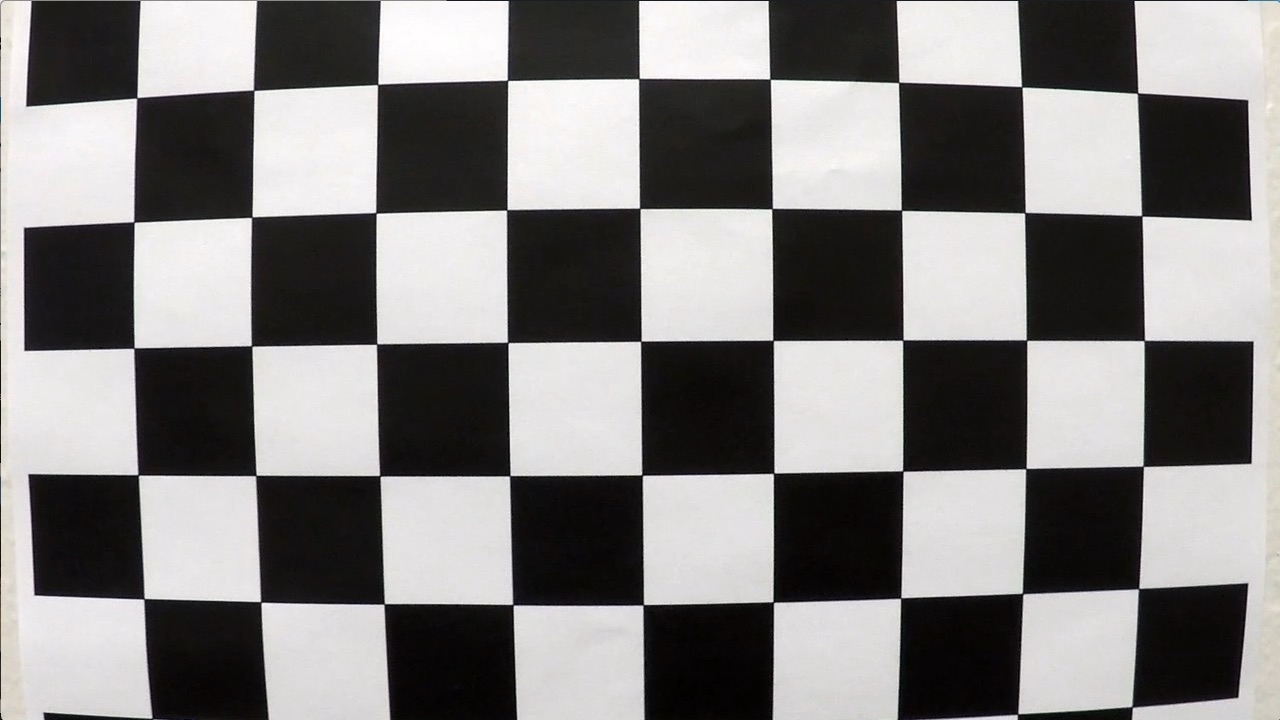
#> input picture camera_cal/calibration1.jpg, 1280 x 720 px; its folder holds 5 pictures in this run
$ python SS.py   (older library calls are emulated)
#> lines starting #> are read from the running program, lines starting #| are printed output that depends on the picture; after the words box and inside, x2 and y2 are one past the last pixel; in counts of white or black regions, pixels touching at a corner belong together

# coding: utf-8

# # Advanced lane finding project

# ## The goals / steps of this project are the following:
#
# * Compute the camera calibration matrix and distortion coefficients given a set of chessboard images.
# * Apply a distortion correction to raw images.
# * Use color transforms, gradients, etc., to create a thresholded binary image.
# * Apply a perspective transform to rectify binary image ("birds-eye view").
# * Detect lane pixels and fit to find the lane boundary.
# * Determine the curvature of the lane and vehicle position with respect to center.
# * Warp the detected lane boundaries back onto the original image.
# * Output visual display of the lane boundaries and numerical estimation of lane curvature and vehicle position.

# # Note
# I have two different pipeline :
# ### Method 1:
# * Compute the camera calibration matrix and distortion coefficients given a set of chessboard images.
# * Apply a distortion correction to raw images.
# * ** Apply a perspective transform to raw images ("birds-eye view").**
# * ** Use color transforms, gradients, etc., to create a thresholded binary image from bird-eye view.**
# * Detect lane pixels and fit to find the lane boundary.
# * Determine the curvature of the lane and vehicle position with respect to center.
# * Warp the detected lane boundaries back onto the original image.
# * Output visual display of the lane boundaries and numerical estimation of lane curvature and vehicle position.
#
# ### Method 2:
# * Compute the camera calibration matrix and distortion coefficients given a set of chessboard images.
# * Apply a distortion correction to raw images.
# * **Use color transforms, gradients, etc., to create a thresholded binary image.**
# * **Apply a perspective transform to rectify binary image ("birds-eye view").**
# * Detect lane pixels and fit to find the lane boundary.
# * Determine the curvature of the lane and vehicle position with respect to center.
# * Warp the detected lane boundaries back onto the original image.
# * Output visual display of the lane boundaries and numerical estimation of lane curvature and vehicle position.
#
# The wwrite up is accoring to method 1. Method 2 was implemented by just changing the varible names.
#
# I am getting pretty good result with the method 1, just tried method 2 as it was bugging. Surprisingly result is a bit better.
#
# Method 1 video name is VideoMethod1.mp4
#
# Method 2 video name is VideoMethod2.mp4

# ## Camera Calibration
# The goal here is to find the coefficients for camera calibration. We need these becauase we always do not get the original image as seen by us. Due to curvature of the camera lense there is some distortion in the image. We thus here take chessboard images from the same camera and try to find the parameters related for camera calibration. We take chessboard here because it is easy to visualize. Also since once we have these parameters we don't have to calculate them again for every image because we are using same camera throughout the video.
#
# Moreover it is very much easier to visualize the undistorted chessboard image
#
# I am here assuming that chessboard is fixed in (x,y) plane at z = 0. Therefore I have taken out chessboard corners in the real world and named then as "objpoints". The chessboard points in the distorted image is names as "imgpoints".

# In[1]:


import numpy as np
import cv2
import glob
import matplotlib.pyplot as plt

#get_ipython().run_line_magic('matplotlib', 'qt')
#get_ipython().run_line_magic('matplotlib', 'inline')
from mpl_toolkits.axes_grid1 import ImageGrid


# preparing the object points, like (0,0,0), (1,0,0), (2,0,0) ....,(8,5,0)
objp = np.zeros((6*9,3), np.float32)
objp[:,:2] = np.mgrid[0:9, 0:6].T.reshape(-1,2)

# Arrays to store object points and image points from all the images.
objpoints = [] # 3d points in real world space
imgpoints = [] # 2d points in image plane.

# List of calibration images
images = glob.glob('camera_cal/calibration*.jpg')

i = 0
#fig = plt.figure(1, (30, 30))
'''grid = ImageGrid(fig, 111,  # similar to subplot(111)
                 nrows_ncols=(6, 3),  # creates 6x3 grid of axes
                 axes_pad=0.2,  # pad between axes in inch.
                 )'''


print("Total images :" , len(images))
# Step through the list and search for chessboard corners
for idx, fname in enumerate(images):
    img = cv2.imread(fname)
#> img is the input picture: shape (720, 1280, 3); mean B, G, R 127.8, 128.4, 130.1
    gray = cv2.cvtColor(img, cv2.COLOR_BGR2GRAY)

    # Find the chessboard corners
    ret, corners = cv2.findChessboardCorners(gray, (9,6), None)
#> ret = False; corners = None
    # If found, add object points, image points
    if ret == True:
        objpoints.append(objp)
        imgpoints.append(corners)
        # Draw and display the corners
        cv2.drawChessboardCorners(img, (9,6), corners, ret)
        i = i +1
plt.show()

print("Done")


# Now I have objpoints and imgpoints needed for camera calibration. I can thus calculate distortion coefficients, and test undistortion on an image!

# In[2]:


import pickle
#get_ipython().run_line_magic('matplotlib', 'inline')

# Undistortion on an image
img = cv2.imread('camera_cal/test_image.jpg')
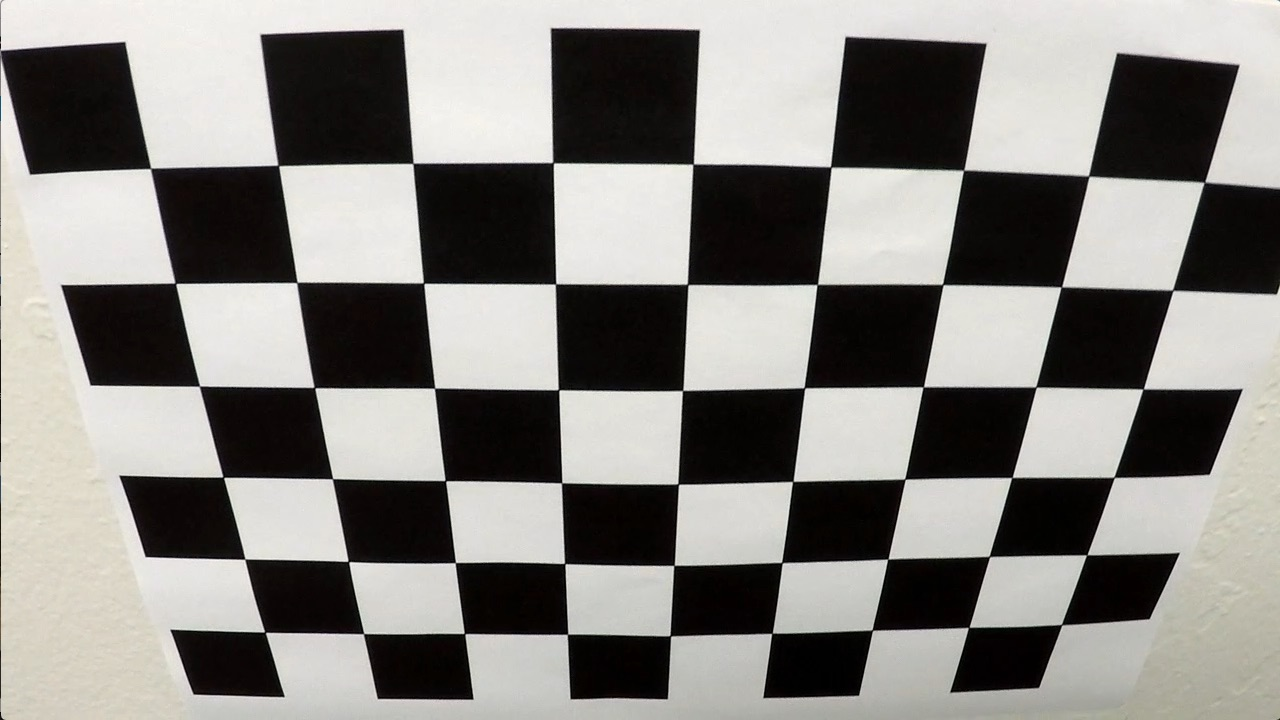
#> input picture camera_cal/test_image.jpg, 1280 x 720 px
#> img is the input picture: shape (720, 1280, 3); mean B, G, R 128.5, 132.4, 134.4
img_size = (img.shape[1], img.shape[0])

# Do camera calibration given object points and image points
ret, mtx, dist, rvecs, tvecs = cv2.calibrateCamera(objpoints, imgpoints, img_size,None,None)


dst = cv2.undistort(img, mtx, dist, None, mtx)
cv2.imwrite('camera_cal/test_undist11.jpg',dst)

# Save the camera calibration result for later use (we won't worry about rvecs / tvecs)
dist_pickle = {}
dist_pickle["mtx"] = mtx
dist_pickle["dist"] = dist
pickle.dump( dist_pickle, open( "camera_cal/wide_dist_pickle.p", "wb" ) )
#dst = cv2.cvtColor(dst, cv2.COLOR_BGR2RGB)
# Visualize undistortion
'''f, (ax1, ax2) = plt.subplots(1, 2, figsize=(20,10))
ax1.imshow(img)
ax1.set_title('Original Image', fontsize=30)
ax2.imshow(dst)
ax2.set_title('Undistorted Image', fontsize=30)'''


# ### The image was distorted successfully

# ## Perspective transform
#
# Why are we using perspective transform? The reason behid using the perspective transform is that when we see the lane lines from the normal camera view we see them converging like a triangle, whereas they are actually not converging. Also by using bird-eye-view of the same image helps us get the better visualization of the line in terms of turns etc. So here I am performing the perspective transfrom to bird-eye-view or the top-view of the lane lines.
#
# I have two main functions defined in the bloack below.
#
# The **get_src_destination_points_perspective_transform** has 3 sets of src and destination points. Why 3 sets ? Isn't one enough? One is sufficient but during the project I tried various set so I have put them in a function to testing which gives better results.
#
# The **corners_unwarp** function is used to undistort the image and give a top-view of the image. For this it takes various parameters as input like camera matrix(calculated using chessboard images), souce and destination points , and distortion coefficients etc.

# In[3]:


#import pickle
#import cv2
#import numpy as np
#import matplotlib.pyplot as plt
#import matplotlib.image as mpimg

def get_src_destination_points_perspective_transform(index):
    if index == 1 :
        #set 1
        offset=10
        src_bottom_left = [260,680]
        src_bottom_right = [1040,680]
        src_top_left = [581,460]
        src_top_right = [700,460]

        destination_bottom_left = [100,700]
        destination_bottom_right = [1000,700]
        destination_top_left = [100,50]
        destination_top_right = [1000,50]

        src = np.float32([[src_top_left,src_top_right,src_bottom_right,src_bottom_left]])
        dst_points = np.float32([[destination_top_left,destination_top_right,destination_bottom_right,destination_bottom_left]])
    elif index == 2 :
        #set 2
        src = np.float32([[(200, 720), (570, 470), (720, 470), (1130, 720)]])
        dst_points = np.float32([[(350, 720), (350, 0), (980, 0), (980, 720)]])

    elif index == 3 :
        #set 3
        offset_x = 400 # offset for dst points
        offset_y = 50

        src = np.float32([[610,440], [670, 440], [1040, 680], [260, 680]])
        dst_points = np.float32([[offset_x, offset_y], [img_size[0]-offset_x, offset_y],
                                    [img_size[0]-offset_x, img_size[1]-offset_y],
                                   [offset_x, img_size[1]-offset_y]])
    else :
        src = np.float32([[(200, 720), (570, 470), (720, 470), (1130, 720)]])
        dst_points = np.float32([[(350, 720), (350, 0), (980, 0), (980, 720)]])
    return src, dst_points

def carmera_parameters():
    # Read in the saved camera matrix and distortion coefficients
    # These are the arrays calculated using cv2.calibrateCamera()
    dist_pickle = pickle.load( open( "camera_cal/wide_dist_pickle.p", "rb" ) )
    mtx = dist_pickle["mtx"]
    dist = dist_pickle["dist"]
    return mtx,dist

def corners_unwarp(img, src, dst_points, print_statements=False):

    mtx,dist_coeff = carmera_parameters()

    #Undistort using mtx and dist.
    undis = cv2.undistort(img, mtx, dist, None, mtx)

    if print_statements == True :
        print('Calibration matrix :' , mtx)
        print('Image shape : ',img.shape)

    M = cv2.getPerspectiveTransform(src, dst_points)
    warped = cv2.warpPerspective(undis, M, (img.shape[1],img.shape[0]), flags=cv2.INTER_LINEAR)

    dist_pickle = {}
    dist_pickle["mtx"] = mtx
    dist_pickle["dist"] = dist
    dist_pickle["M"] = M
    pickle.dump( dist_pickle, open( "camera_cal/wide_dist_pickle.p", "wb" ) )

    return warped, M, undis
print('Done')


# In[4]:


# [111 lines left out: functions print_undistorted_and_warped_images, print_4_images, print_2_images, print_bgr_color_images, print_hls_color_images, print_hsv_color_images, not called in this run]


# ## Threshold functions for sobel
#
# Defining various sobel threshold functions. These are visualized later to help in choosing the bast combination for lane lines detection.

# In[8]:


def abs_sobel_thresh(image, orient='x', sobel_kernel=3, thresh=(0, 255)):
    # Steps fro abs sobel
    # 1) Converting to grayscale
    image = cv2.cvtColor(image,cv2.COLOR_BGR2GRAY)
    thresh_min = thresh[0]
    thresh_max = thresh[1]
    # 2) Taking the derivative in x or y given orient = 'x' or 'y'
    if orient == 'x' :
        sobelx = cv2.Sobel(image, cv2.CV_64F, 1, 0)
    else :
        sobely = cv2.Sobel(image, cv2.CV_64F, 0, 1)
    # 3) Taking the absolute value of the derivative or gradient
    if orient == 'x' :
        absSobel = abs(sobelx)
    else :
        absSobel = abs(sobely)
    # 4) Scaling to 8-bit (0 - 255) then convert to type = np.uint8
    scaled_sobel = np.uint8(255*absSobel/(np.max(absSobel)))
    # 5) Create a mask of 1's where the scaled gradient magnitude
    masked_output = np.zeros_like(scaled_sobel)
    masked_output [(scaled_sobel >= thresh_min) & (scaled_sobel <= thresh_max)] = 1
    binary_output = np.copy(masked_output)
    return binary_output

def mag_thresh(image, sobel_kernel=3, mag_thresh=(0, 255)):
    # 1) Converting to grayscale
    gray = cv2.cvtColor(image,cv2.COLOR_BGR2GRAY)
    # 2) Taking the gradient in x and y separately
    sobelx = cv2.Sobel(gray, cv2.CV_64F, 1, 0)
    sobely = cv2.Sobel(gray, cv2.CV_64F, 0, 1)
    # 3) Calculating the magnitude
    mag = np.sqrt(sobelx*sobelx+sobely*sobely)
    # 4) Scaling to 8-bit (0 - 255) and convert to type = np.uint8
    scaled_sobel = np.uint8(255*mag/(np.max(mag)))
    # 5) Creating a binary mask where mag thresholds are met
    masked_sobel = np.zeros_like(scaled_sobel)
    masked_sobel[ (scaled_sobel>=mag_thresh[0]) & (scaled_sobel<= mag_thresh[1]) ] = 1
    binary_output = np.copy(masked_sobel)
    return binary_output

def dir_threshold(image, sobel_kernel=3, thresh=(0, np.pi/2)):
    # 1) Converting to grayscale
    gray = cv2.cvtColor(image,cv2.COLOR_BGR2GRAY)
    # 2) Taking the gradient in x and y separately
    sobelx = cv2.Sobel(gray, cv2.CV_64F, 1, 0, ksize=sobel_kernel)
    sobely = cv2.Sobel(gray, cv2.CV_64F, 0, 1, ksize=sobel_kernel)
    # 3) Taking the absolute value of the x and y gradients
    abs_sobelx = np.absolute(sobelx)
    abs_sobely = np.absolute(sobely)
    # 4) Using np.arctan2(abs_sobely, abs_sobelx) to calculate the direction of the gradient
    direction_gradient = np.arctan2(abs_sobely,abs_sobelx)
    # 5) Creating a binary mask where direction thresholds are met
    masked_sobel = np.zeros_like(direction_gradient)
    masked_sobel[ (direction_gradient >= thresh[0]) & (direction_gradient <= thresh[1]) ] = 1
    # 6) Return this mask as masked_sobel image
    return masked_sobel


# ## Threshold for color spaces
# After visualizing the color channel results, I have taken decided to use red binary, green binary and s binary from HLS color space.

# In[9]:


# [19 lines left out: functions red_threshold, green_threshold, hls_s_threshold, not called in this run]


# ## Process the image - test block (Can be ignored as used for testing purposes)
#
# This block is the testing block to check the pipeline process to get a good binary image after appling sobel and color binaries.

# In[10]:


nx = 9
ny = 6
img = cv2.imread('test_images/test4.jpg')
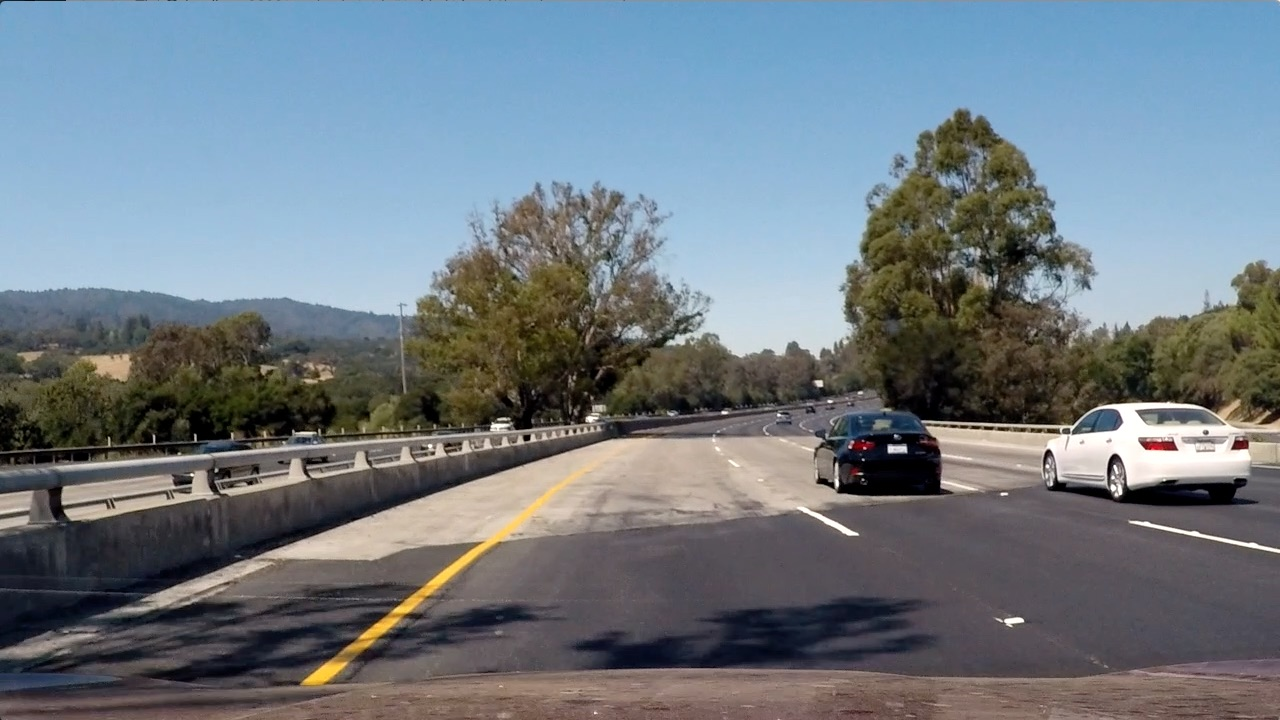
#> input picture test_images/test4.jpg, 1280 x 720 px
#> img is the input picture: shape (720, 1280, 3); mean B, G, R 130.9, 122.7, 112.2
ksize = 3
bird_eye_view_image = []
def process_the_image(img):
    #img = cv2.cvtColor(img,cv2.COLOR_BGR2RGB)
    src, dst_points = get_src_destination_points_perspective_transform(index=1)

    mtx,dist_coeff = carmera_parameters()
    top_down, perspective_M, undist = corners_unwarp(img, src, dst_points, print_statements=False)

    #print_undistorted_and_warped_images(cv2.cvtColor(img,cv2.COLOR_BGR2RGB),cv2.cvtColor(top_down,cv2.COLOR_BGR2RGB))
    #print_2_images(cv2.cvtColor(img,cv2.COLOR_BGR2RGB),cv2.cvtColor(top_down,cv2.COLOR_BGR2RGB), 'Original Image', 'Undistorted and Warped Image')
    cv2.imwrite('test_images/bird_eye_test5.jpg',top_down)

    bird_eye_view_image = np.copy(top_down)

    #print_bgr_color_images(bird_eye_view_image)
    #print_hls_color_images(bird_eye_view_image)
    #print_hsv_color_images(bird_eye_view_image)

    gradx = abs_sobel_thresh(bird_eye_view_image, orient='x', sobel_kernel=ksize, thresh=(20, 100))
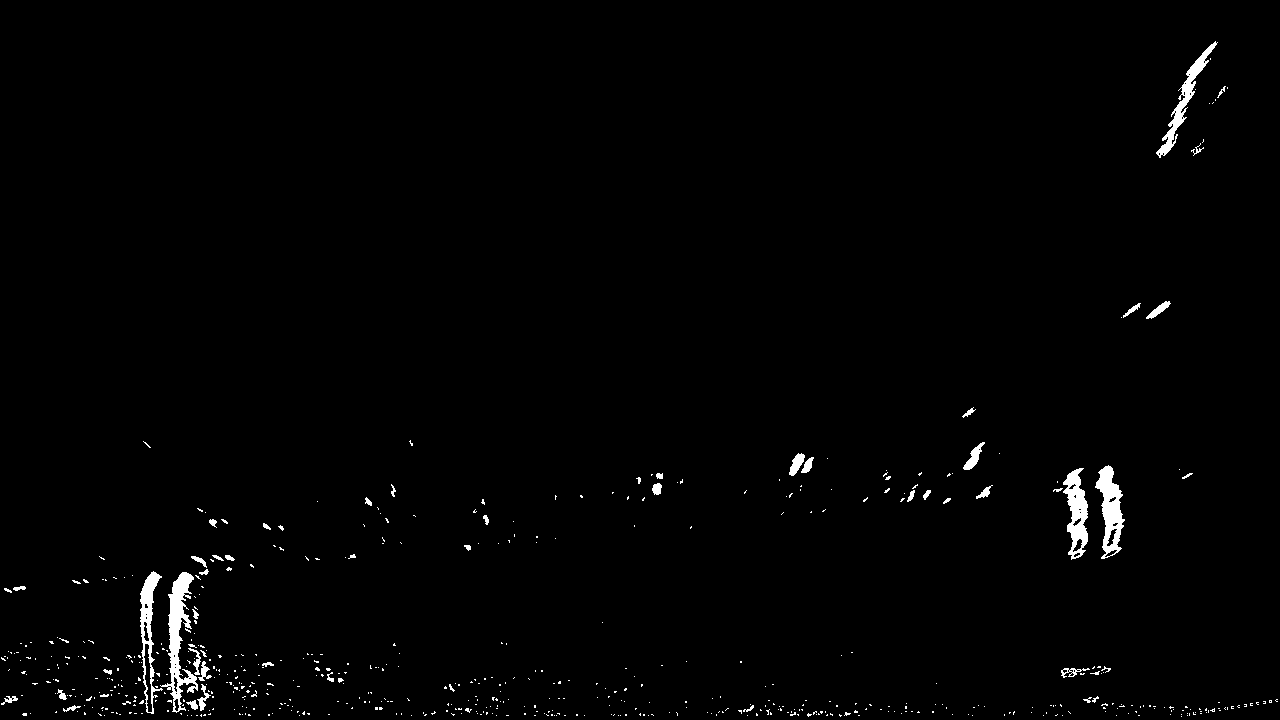
#> gradx: shape (720, 1280); values 0 (black) and 1 (white), 1.3% white; 620 white regions (566 under 20 px), largest, box (x1, y1, x2, y2) and area: (160, 572, 198, 713) 1825, (1095, 465, 1125, 559) 1392, (1063, 468, 1088, 560) 1263
    grady = abs_sobel_thresh(bird_eye_view_image, orient='y', sobel_kernel=ksize, thresh=(20, 100))
#> grady: shape (720, 1280); values 0 (black) and 1 (white), 2.6% white; 407 white regions (287 under 20 px), largest, box (x1, y1, x2, y2) and area: (252, 692, 1263, 713) 3765, (0, 638, 226, 681) 2870, (0, 692, 279, 717) 1850
    mag_binary = mag_thresh(bird_eye_view_image, sobel_kernel=ksize, mag_thresh=(20, 100))
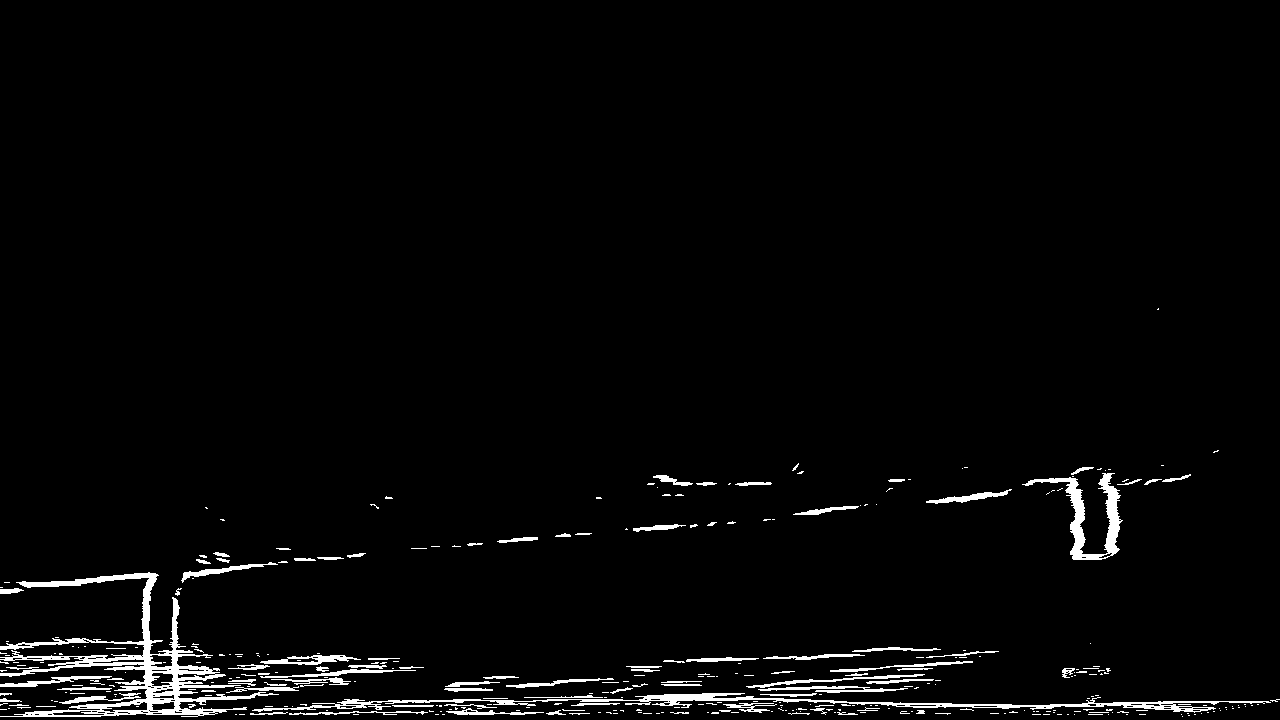
#> mag_binary: shape (720, 1280); values 0 (black) and 1 (white), 2.7% white; 352 white regions (255 under 20 px), largest, box (x1, y1, x2, y2) and area: (0, 572, 279, 717) 7393, (252, 693, 1271, 713) 3750, (1022, 473, 1123, 560) 2083
    dir_binary = dir_threshold(bird_eye_view_image, sobel_kernel=ksize, thresh=(0, 0.2))
#> (the rest of the program and of its run is left out)
